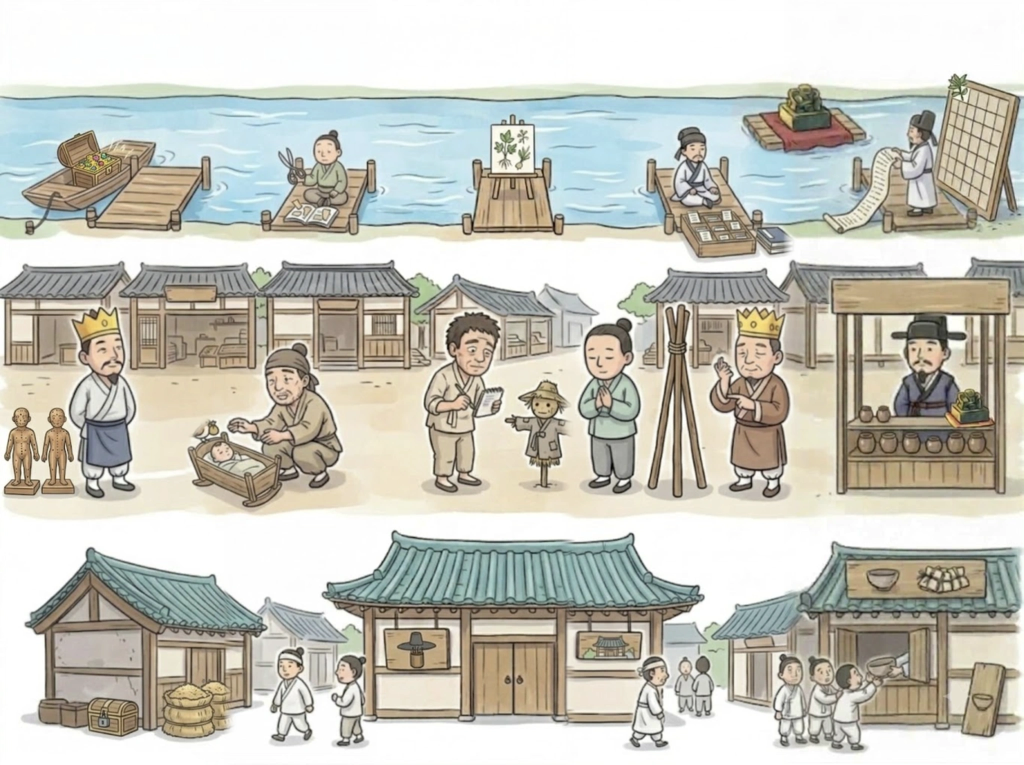
#> input picture src/board_hist/r3a_master.webp, 2048 x 1530 px (shown at 1/2 size)
$ python r3a_edge_post.py
#> lines starting #> are read from the running program, lines starting #| are printed output that depends on the picture; after the words box and inside, x2 and y2 are one past the last pixel; in counts of white or black regions, pixels touching at a corner belong together
"""r3a(말판 ③줄 宋) 오른쪽 위 검은 세로 띠 메우기 — 2026-10-25 허브 패널(s03u01)로 올리며 발견.
오른쪽 끝 18열 × 위 ~512줄이 검정(타일 캡처 때 오버레이 밖이 찍힘). 검은 화소만 골라, 그 줄의 왼쪽 첫 정상 열 색을
작은 잡음과 함께 채운다(강·하늘·비둘기장 테두리 모두 세로로 이어지는 배경이라 가로 복제로 충분).
usage: python3 r3a_edge_post.py   (r3a_master.webp → 고쳐 저장(q95) → r3a.webp(q84) 다시 씀)"""
from PIL import Image, ImageFilter; import numpy as np
a=np.asarray(Image.open('r3a_master.webp').convert('RGB')).astype(float)
H,W,_=a.shape; L=a.mean(2); rng=np.random.default_rng(3)
#> after `H, W, _ = a.shape`: H = 1530; W = 2048
#> after `L = a.mean(2)`:
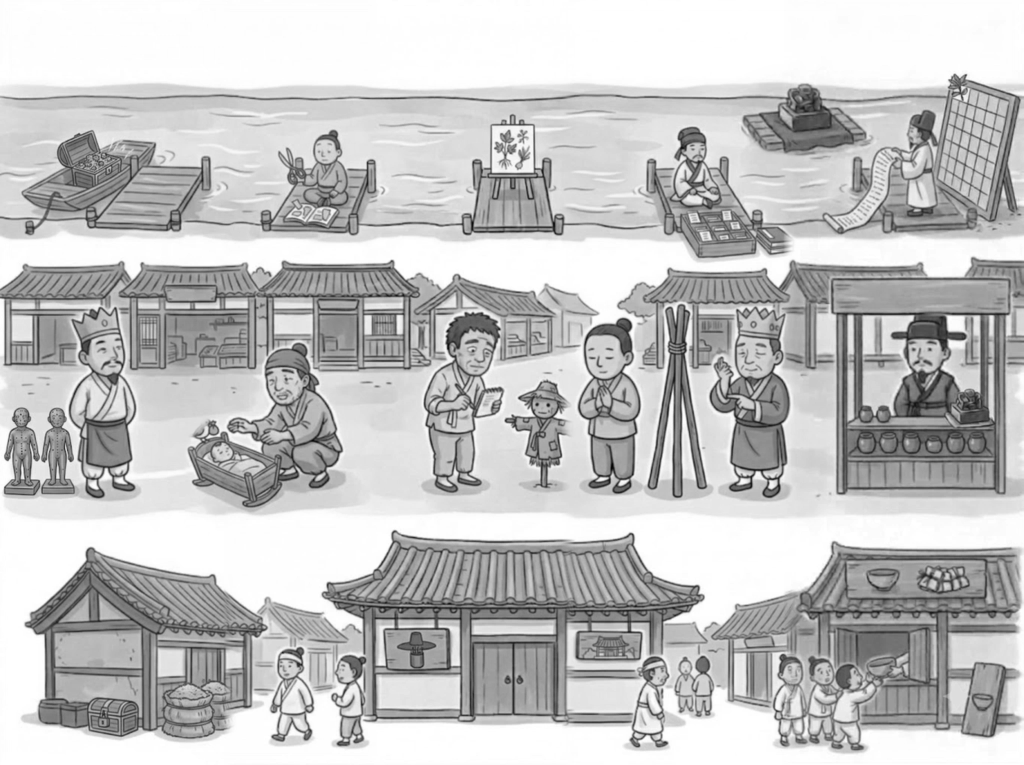
#> L: shape (1530, 2048) float64 (shown at 1/2 size); min 1, max 255, mean 193.7
blk=np.zeros((H,W),bool); blk[:,W-24:]=L[:,W-24:]<60
#> after `blk[:, W - 24:] = L[:, W - 24:] < 60`:
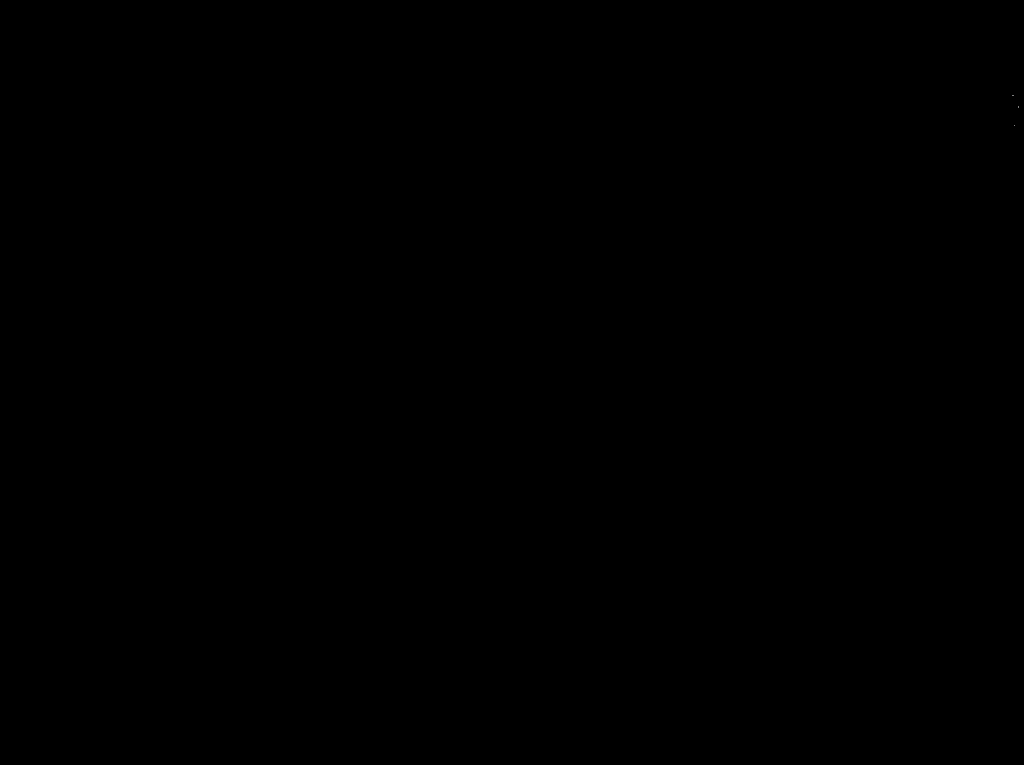
#> blk: shape (1530, 2048) bool (shown at 1/2 size); 0% white in thin lines or dots, all inside (x1, y1, x2, y2) = (2025, 190, 2037, 251)
blk[505:548,W-18:]=True   # 검은 띠 끝의 어두운 그러데이션(지붕 위)
#> blk: shape (1530, 2048) bool; 0.02% white; 4 white regions (3 under 20 px), largest, box (x1, y1, x2, y2) and area: (2030, 505, 2048, 548) 774
n=0
for y in np.where(blk.any(1))[0]:
    xs=np.where(blk[y])[0]; x0=xs.min()-1
    ref=a[y,max(0,x0-3):x0+1].mean(0)
    a[y,xs]=ref+rng.normal(0,1.5,(len(xs),3)); n+=len(xs)
#> this loop made 47 passes
#> (y, x0, ref, n) on passes 5 to 16: (505, 2029, [252.8, 252.5, 252.8], 23), (506, 2029, [252.8, 252.5, 252.8], 41), (507, 2029, [252.8, 252.5, 252.8], 59), (508, 2029, [254, 254, 254], 77), (509, 2029, [254, 254, 254], 95), (510, 2029, [254, 254, 254], 113), (511, 2029, [254, 254, 254], 131), (512, 2029, [255, 255, 255], 149), (513, 2029, [255, 255, 255], 167), (514, 2029, [254, 254, 254], 185), (515, 2029, [253, 253, 253], 203), (516, 2029, [252.5, 252, 252.5], 221)
#> (y, xs, x0, ref, n) on passes 1 to 4: (190, [2025, 2026], 2024, [93.75, 84.75, 64.25], 2), (213, [2036], 2035, [121.2, 114, 97.25], 3), (214, [2036], 2035, [117, 110.2, 93], 4), (250, [2028], 2027, [128.2, 119.8, 108.2], 5)
#> after the loop, n = 779
out=Image.fromarray(np.clip(a,0,255).astype('uint8'))
out.save('r3a_master.webp',quality=95,method=6)
out.filter(ImageFilter.UnsharpMask(radius=1.2,percent=40,threshold=2)).save('r3a.webp',quality=84,method=6)
print('filled',n,'px')
#| filled 779 px

$ run again, with src/board_hist/r2a_master.webp copied over src/board_hist/r3a_master.webp
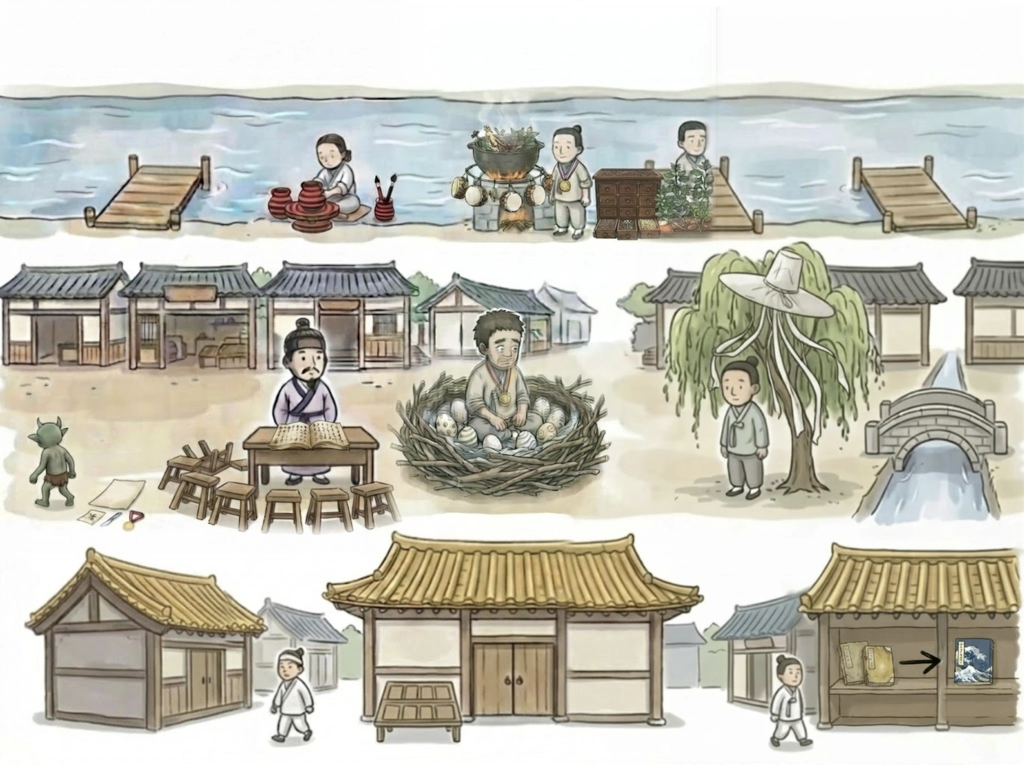
#> input picture src/board_hist/r2a_master.webp, 2048 x 1530 px (shown at 1/2 size)
#> `L = a.mean(2)`:
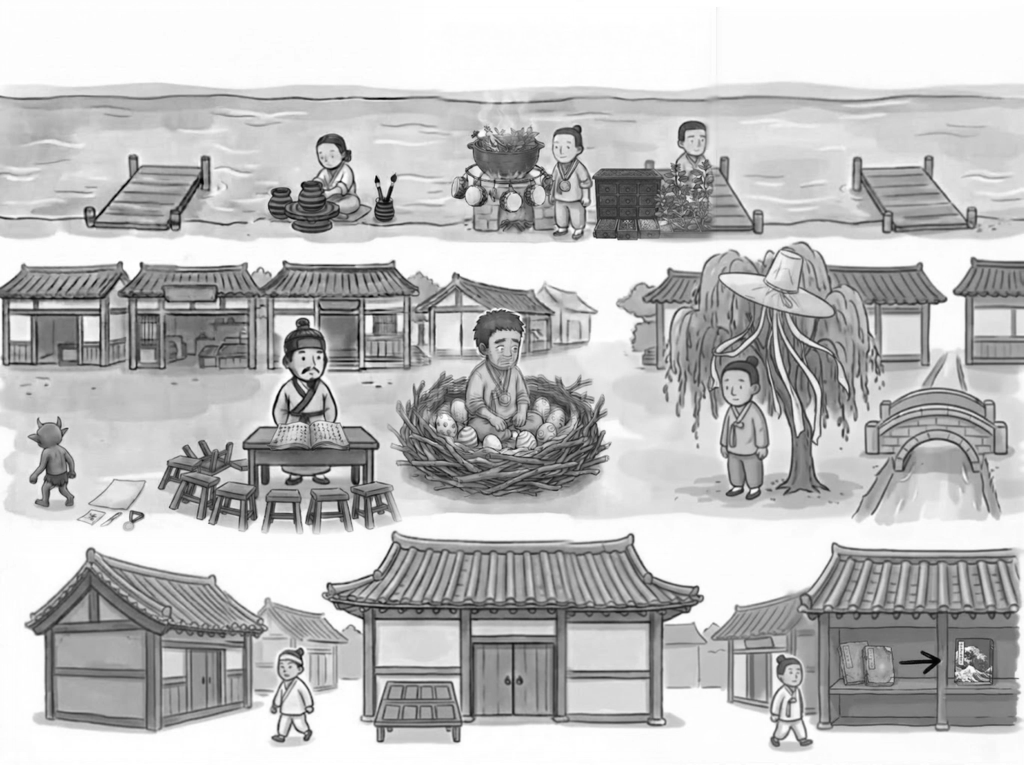
#> L: shape (1530, 2048) float64 (shown at 1/2 size); min 0, max 255, mean 189.5
#> the loop `for y in np.where(blk.any(1))[0]:` made 45 passes
#> (y, x0, ref, n) on passes 1 to 8: (505, 2029, [252, 253.5, 249], 18), (506, 2029, [252, 253.5, 249], 36), (507, 2029, [252, 253.5, 249], 54), (508, 2029, [252, 253.5, 249], 72), (509, 2029, [252, 253.5, 249], 90), (510, 2029, [252, 253.5, 249], 108), (511, 2029, [252, 253.5, 249], 126), (512, 2029, [253, 253, 249], 144)
#> after the loop `for y in np.where(blk.any(1))[0]:`: n = 777
#| filled 777 px

$ run again, with src/board_hist/r4a_master.webp copied over src/board_hist/r3a_master.webp
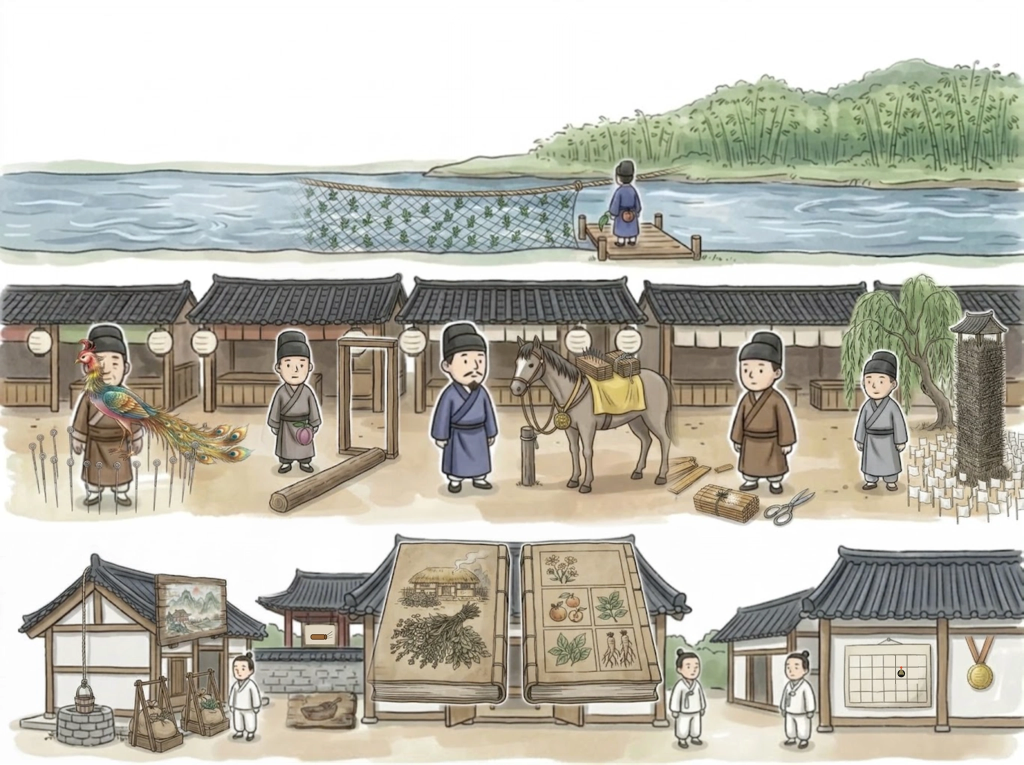
#> input picture src/board_hist/r4a_master.webp, 2048 x 1530 px (shown at 1/2 size)
#> `L = a.mean(2)`:
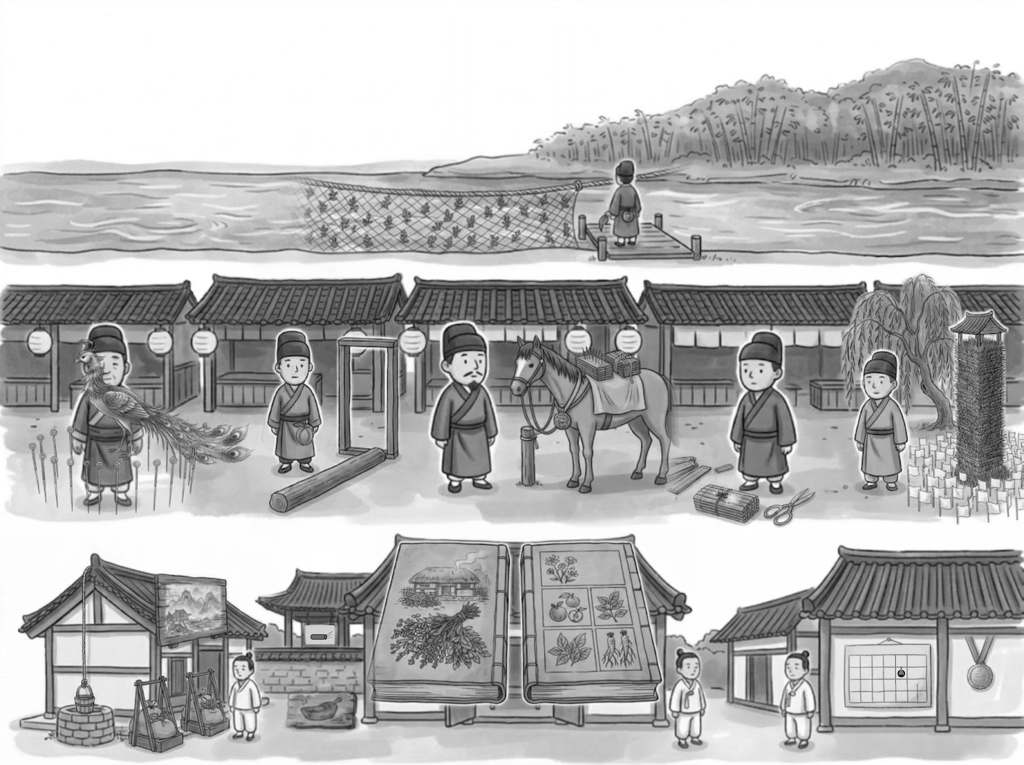
#> L: shape (1530, 2048) float64 (shown at 1/2 size); min 3.67, max 255, mean 180.6
#> the loop `for y in np.where(blk.any(1))[0]:` made 84 passes
#> (y, x0, ref, n) on passes 1 to 8: (505, 2029, [234, 247.2, 247.2], 18), (506, 2029, [221.8, 233.2, 231.8], 36), (507, 2029, [186, 197.2, 196], 54), (508, 2029, [139, 148.8, 145.5], 72), (509, 2029, [98.25, 107.8, 104.5], 90), (510, 2029, [80.5, 92.75, 86], 108), (511, 2029, [104.2, 117.8, 106.2], 126), (512, 2029, [154.8, 166.2, 153.2], 144)
#> after the loop `for y in np.where(blk.any(1))[0]:`: n = 885
#| filled 885 px

$ run again, with src/board_hist/r5a_master.webp copied over src/board_hist/r3a_master.webp
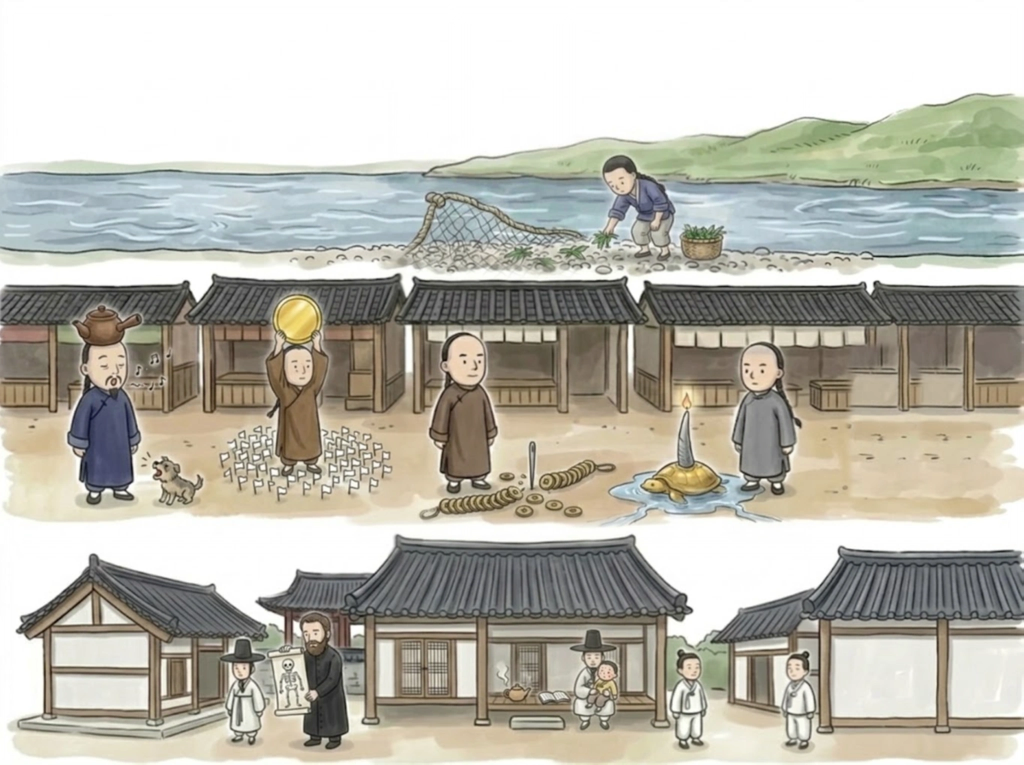
#> input picture src/board_hist/r5a_master.webp, 2048 x 1530 px (shown at 1/2 size)
#> `L = a.mean(2)`:
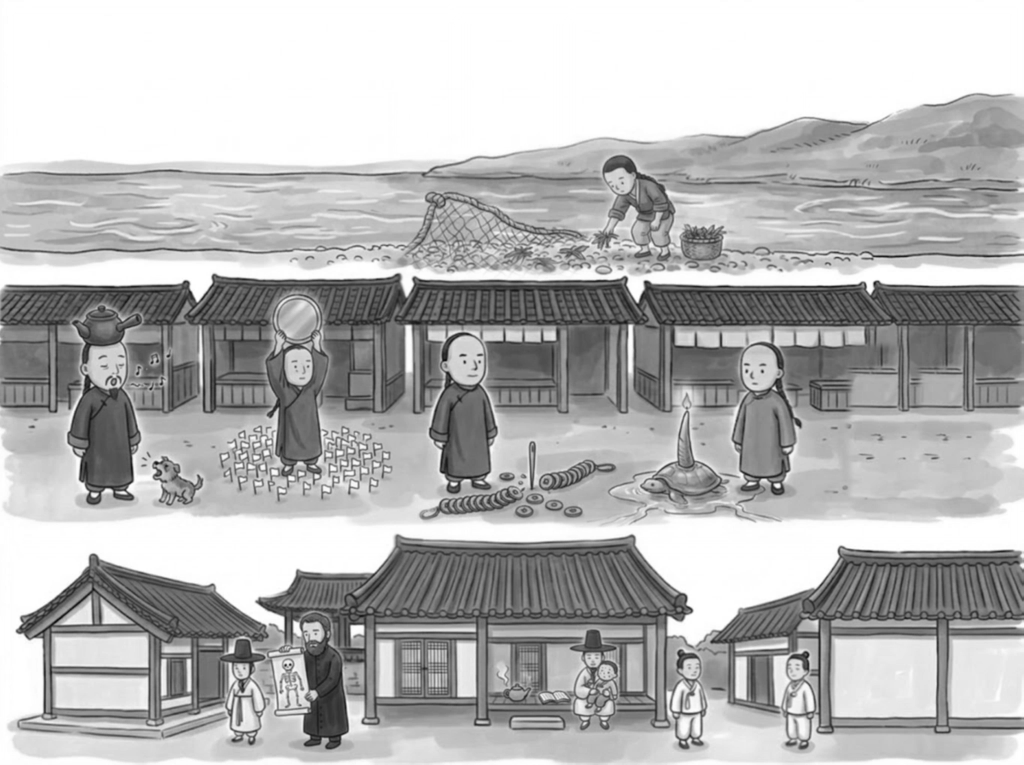
#> L: shape (1530, 2048) float64 (shown at 1/2 size); min 10, max 255, mean 181.6
#> the loop `for y in np.where(blk.any(1))[0]:` made 79 passes
#> (y, x0, ref, n) on passes 1 to 8: (505, 2029, [228, 243.2, 245.2], 18), (506, 2029, [224.2, 238, 238], 36), (507, 2029, [200.2, 214.2, 211.8], 54), (508, 2029, [163.8, 175.8, 171.5], 72), (509, 2029, [112.8, 125.2, 118.8], 90), (510, 2029, [77.75, 90.5, 81.5], 108), (511, 2029, [78.25, 91.5, 80], 126), (512, 2029, [116, 129.8, 116], 144)
#> after the loop `for y in np.where(blk.any(1))[0]:`: n = 895
#| filled 895 px
